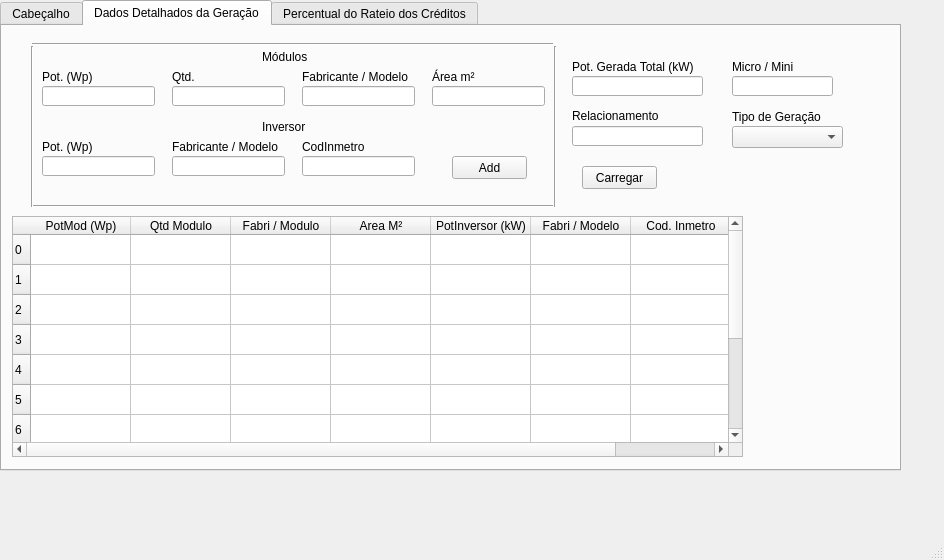
<?xml version="1.0" encoding="UTF-8"?>
<ui version="4.0">
 <class>MainWindow</class>
 <widget class="QMainWindow" name="MainWindow">
  <property name="geometry">
   <rect>
    <x>0</x>
    <y>0</y>
    <width>944</width>
    <height>560</height>
   </rect>
  </property>
  <property name="windowTitle">
   <string>MainWindow</string>
  </property>
  <widget class="QWidget" name="centralwidget">
   <widget class="QTabWidget" name="tabWidget">
    <property name="geometry">
     <rect>
      <x>0</x>
      <y>0</y>
      <width>901</width>
      <height>471</height>
     </rect>
    </property>
    <property name="currentIndex">
     <number>1</number>
    </property>
    <widget class="QWidget" name="tab">
     <attribute name="title">
      <string>Cabeçalho</string>
     </attribute>
     <widget class="QLabel" name="label_21">
      <property name="geometry">
       <rect>
        <x>270</x>
        <y>150</y>
        <width>231</width>
        <height>21</height>
       </rect>
      </property>
      <property name="text">
       <string>IDENTIFICAÇÃO DA UNIDADE CONSUMIDORA</string>
      </property>
     </widget>
     <widget class="QLineEdit" name="txtUc">
      <property name="geometry">
       <rect>
        <x>508</x>
        <y>200</y>
        <width>113</width>
        <height>20</height>
       </rect>
      </property>
     </widget>
     <widget class="QLabel" name="label_8">
      <property name="geometry">
       <rect>
        <x>210</x>
        <y>230</y>
        <width>61</width>
        <height>21</height>
       </rect>
      </property>
      <property name="text">
       <string>Cidade</string>
      </property>
     </widget>
     <widget class="QLineEdit" name="txtEmail">
      <property name="geometry">
       <rect>
        <x>610</x>
        <y>100</y>
        <width>211</width>
        <height>20</height>
       </rect>
      </property>
     </widget>
     <widget class="QLineEdit" name="txtDisjuntor">
      <property name="geometry">
       <rect>
        <x>508</x>
        <y>290</y>
        <width>113</width>
        <height>20</height>
       </rect>
      </property>
     </widget>
     <widget class="QLabel" name="label_19">
      <property name="geometry">
       <rect>
        <x>10</x>
        <y>260</y>
        <width>47</width>
        <height>21</height>
       </rect>
      </property>
      <property name="text">
       <string>Classe</string>
      </property>
     </widget>
     <widget class="QLineEdit" name="txtTitular">
      <property name="geometry">
       <rect>
        <x>90</x>
        <y>200</y>
        <width>301</width>
        <height>20</height>
       </rect>
      </property>
     </widget>
     <widget class="QLineEdit" name="txtGrupo">
      <property name="geometry">
       <rect>
        <x>280</x>
        <y>260</y>
        <width>113</width>
        <height>20</height>
       </rect>
      </property>
     </widget>
     <widget class="QLabel" name="label_3">
      <property name="geometry">
       <rect>
        <x>320</x>
        <y>100</y>
        <width>47</width>
        <height>21</height>
       </rect>
      </property>
      <property name="text">
       <string>Empresa</string>
      </property>
     </widget>
     <widget class="QLabel" name="label_17">
      <property name="geometry">
       <rect>
        <x>210</x>
        <y>290</y>
        <width>71</width>
        <height>21</height>
       </rect>
      </property>
      <property name="text">
       <string>Tensao (V)</string>
      </property>
     </widget>
     <widget class="QLabel" name="label_4">
      <property name="geometry">
       <rect>
        <x>570</x>
        <y>100</y>
        <width>31</width>
        <height>21</height>
       </rect>
      </property>
      <property name="text">
       <string>Email</string>
      </property>
     </widget>
     <widget class="QLabel" name="label_10">
      <property name="geometry">
       <rect>
        <x>638</x>
        <y>200</y>
        <width>61</width>
        <height>21</height>
       </rect>
      </property>
      <property name="text">
       <string>CPF / CNPJ</string>
      </property>
     </widget>
     <widget class="QLineEdit" name="txtTel">
      <property name="geometry">
       <rect>
        <x>708</x>
        <y>230</y>
        <width>113</width>
        <height>20</height>
       </rect>
      </property>
     </widget>
     <widget class="QLabel" name="label_7">
      <property name="geometry">
       <rect>
        <x>10</x>
        <y>230</y>
        <width>61</width>
        <height>21</height>
       </rect>
      </property>
      <property name="text">
       <string>Endereço</string>
      </property>
     </widget>
     <widget class="QLabel" name="label_15">
      <property name="geometry">
       <rect>
        <x>638</x>
        <y>260</y>
        <width>51</width>
        <height>21</height>
       </rect>
      </property>
      <property name="text">
       <string>Longitude</string>
      </property>
     </widget>
     <widget class="QLineEdit" name="txtTipoLigacao">
      <property name="geometry">
       <rect>
        <x>90</x>
        <y>290</y>
        <width>113</width>
        <height>20</height>
       </rect>
      </property>
     </widget>
     <widget class="QLineEdit" name="txtCep">
      <property name="geometry">
       <rect>
        <x>508</x>
        <y>230</y>
        <width>113</width>
        <height>20</height>
       </rect>
      </property>
     </widget>
     <widget class="QLabel" name="label">
      <property name="geometry">
       <rect>
        <x>20</x>
        <y>30</y>
        <width>47</width>
        <height>21</height>
       </rect>
      </property>
      <property name="text">
       <string>Nº Carta</string>
      </property>
     </widget>
     <widget class="QLineEdit" name="txtCPFCNPJ">
      <property name="geometry">
       <rect>
        <x>708</x>
        <y>200</y>
        <width>113</width>
        <height>20</height>
       </rect>
      </property>
     </widget>
     <widget class="QLineEdit" name="txtResponsavelTec">
      <property name="geometry">
       <rect>
        <x>20</x>
        <y>100</y>
        <width>261</width>
        <height>20</height>
       </rect>
      </property>
     </widget>
     <widget class="QLineEdit" name="txtTensao">
      <property name="geometry">
       <rect>
        <x>280</x>
        <y>290</y>
        <width>113</width>
        <height>20</height>
       </rect>
      </property>
     </widget>
     <widget class="QLabel" name="label_5">
      <property name="geometry">
       <rect>
        <x>10</x>
        <y>200</y>
        <width>47</width>
        <height>21</height>
       </rect>
      </property>
      <property name="text">
       <string>Titular</string>
      </property>
     </widget>
     <widget class="QLineEdit" name="txtClasse">
      <property name="geometry">
       <rect>
        <x>90</x>
        <y>260</y>
        <width>113</width>
        <height>20</height>
       </rect>
      </property>
     </widget>
     <widget class="QLineEdit" name="txtCidade">
      <property name="geometry">
       <rect>
        <x>280</x>
        <y>230</y>
        <width>113</width>
        <height>20</height>
       </rect>
      </property>
     </widget>
     <widget class="QLabel" name="label_20">
      <property name="geometry">
       <rect>
        <x>10</x>
        <y>290</y>
        <width>81</width>
        <height>21</height>
       </rect>
      </property>
      <property name="text">
       <string>Tipo da Ligação</string>
      </property>
     </widget>
     <widget class="QLabel" name="label_9">
      <property name="geometry">
       <rect>
        <x>20</x>
        <y>80</y>
        <width>131</width>
        <height>21</height>
       </rect>
      </property>
      <property name="text">
       <string>Responsavel Técnico</string>
      </property>
     </widget>
     <widget class="QLabel" name="label_18">
      <property name="geometry">
       <rect>
        <x>638</x>
        <y>290</y>
        <width>141</width>
        <height>21</height>
       </rect>
      </property>
      <property name="text">
       <string>Potência Disponibilizada(kW)</string>
      </property>
     </widget>
     <widget class="QLabel" name="label_13">
      <property name="geometry">
       <rect>
        <x>438</x>
        <y>260</y>
        <width>47</width>
        <height>21</height>
       </rect>
      </property>
      <property name="text">
       <string>Latitude</string>
      </property>
     </widget>
     <widget class="QLineEdit" name="txtLongitude">
      <property name="geometry">
       <rect>
        <x>708</x>
        <y>260</y>
        <width>113</width>
        <height>20</height>
       </rect>
      </property>
     </widget>
     <widget class="QLabel" name="label_2">
      <property name="geometry">
       <rect>
        <x>200</x>
        <y>30</y>
        <width>47</width>
        <height>21</height>
       </rect>
      </property>
      <property name="text">
       <string>Ordem</string>
      </property>
     </widget>
     <widget class="QLineEdit" name="txtEndereco">
      <property name="geometry">
       <rect>
        <x>90</x>
        <y>230</y>
        <width>113</width>
        <height>20</height>
       </rect>
      </property>
     </widget>
     <widget class="QLabel" name="label_14">
      <property name="geometry">
       <rect>
        <x>210</x>
        <y>260</y>
        <width>47</width>
        <height>21</height>
       </rect>
      </property>
      <property name="text">
       <string>Grupo</string>
      </property>
     </widget>
     <widget class="QLineEdit" name="txtPotDisp">
      <property name="geometry">
       <rect>
        <x>780</x>
        <y>290</y>
        <width>41</width>
        <height>20</height>
       </rect>
      </property>
     </widget>
     <widget class="QLabel" name="label_6">
      <property name="geometry">
       <rect>
        <x>438</x>
        <y>200</y>
        <width>47</width>
        <height>21</height>
       </rect>
      </property>
      <property name="text">
       <string>UC</string>
      </property>
     </widget>
     <widget class="QLineEdit" name="txtLatitude">
      <property name="geometry">
       <rect>
        <x>508</x>
        <y>260</y>
        <width>113</width>
        <height>20</height>
       </rect>
      </property>
     </widget>
     <widget class="QLineEdit" name="txtOrdem">
      <property name="geometry">
       <rect>
        <x>200</x>
        <y>50</y>
        <width>113</width>
        <height>20</height>
       </rect>
      </property>
     </widget>
     <widget class="QLineEdit" name="txtCarta">
      <property name="geometry">
       <rect>
        <x>20</x>
        <y>50</y>
        <width>113</width>
        <height>20</height>
       </rect>
      </property>
     </widget>
     <widget class="QLabel" name="label_11">
      <property name="geometry">
       <rect>
        <x>438</x>
        <y>230</y>
        <width>47</width>
        <height>21</height>
       </rect>
      </property>
      <property name="text">
       <string>CEP</string>
      </property>
     </widget>
     <widget class="QLabel" name="label_16">
      <property name="geometry">
       <rect>
        <x>438</x>
        <y>290</y>
        <width>61</width>
        <height>21</height>
       </rect>
      </property>
      <property name="text">
       <string>Disjuntor (A)</string>
      </property>
     </widget>
     <widget class="QLabel" name="label_12">
      <property name="geometry">
       <rect>
        <x>638</x>
        <y>230</y>
        <width>51</width>
        <height>21</height>
       </rect>
      </property>
      <property name="text">
       <string>Telefone</string>
      </property>
     </widget>
     <widget class="QLineEdit" name="txtEmpresa">
      <property name="geometry">
       <rect>
        <x>370</x>
        <y>100</y>
        <width>171</width>
        <height>20</height>
       </rect>
      </property>
     </widget>
     <widget class="QPushButton" name="btnBuscar">
      <property name="geometry">
       <rect>
        <x>340</x>
        <y>32</y>
        <width>75</width>
        <height>41</height>
       </rect>
      </property>
      <property name="text">
       <string>Buscar</string>
      </property>
     </widget>
     <widget class="QPushButton" name="btnSalvarPg1">
      <property name="geometry">
       <rect>
        <x>710</x>
        <y>380</y>
        <width>75</width>
        <height>23</height>
       </rect>
      </property>
      <property name="text">
       <string>Salvar</string>
      </property>
     </widget>
     <widget class="QPushButton" name="pushButton_7">
      <property name="geometry">
       <rect>
        <x>140</x>
        <y>50</y>
        <width>41</width>
        <height>21</height>
       </rect>
      </property>
      <property name="text">
       <string>Nova</string>
      </property>
     </widget>
     <widget class="QLineEdit" name="txtAlimentador">
      <property name="geometry">
       <rect>
        <x>90</x>
        <y>320</y>
        <width>113</width>
        <height>20</height>
       </rect>
      </property>
     </widget>
     <widget class="QLabel" name="txtTensaoNominal">
      <property name="geometry">
       <rect>
        <x>438</x>
        <y>320</y>
        <width>101</width>
        <height>21</height>
       </rect>
      </property>
      <property name="text">
       <string>Tensão Nominal (kV)</string>
      </property>
     </widget>
     <widget class="QLabel" name="label_39">
      <property name="geometry">
       <rect>
        <x>640</x>
        <y>320</y>
        <width>91</width>
        <height>21</height>
       </rect>
      </property>
      <property name="text">
       <string>Ponto de Conexão</string>
      </property>
     </widget>
     <widget class="QLineEdit" name="txtPontoConexao">
      <property name="geometry">
       <rect>
        <x>740</x>
        <y>320</y>
        <width>81</width>
        <height>20</height>
       </rect>
      </property>
     </widget>
     <widget class="QLineEdit" name="txtDisjuntor_2">
      <property name="geometry">
       <rect>
        <x>550</x>
        <y>320</y>
        <width>71</width>
        <height>20</height>
       </rect>
      </property>
     </widget>
     <widget class="QLineEdit" name="txtTensao_2">
      <property name="geometry">
       <rect>
        <x>280</x>
        <y>320</y>
        <width>113</width>
        <height>20</height>
       </rect>
      </property>
     </widget>
     <widget class="QLabel" name="lblAlimentador">
      <property name="geometry">
       <rect>
        <x>10</x>
        <y>320</y>
        <width>81</width>
        <height>21</height>
       </rect>
      </property>
      <property name="text">
       <string>Alimentador</string>
      </property>
     </widget>
     <widget class="QLabel" name="txtSubestacao">
      <property name="geometry">
       <rect>
        <x>210</x>
        <y>320</y>
        <width>71</width>
        <height>21</height>
       </rect>
      </property>
      <property name="text">
       <string>Subestação</string>
      </property>
     </widget>
    </widget>
    <widget class="QWidget" name="tab_2">
     <attribute name="title">
      <string>Dados Detalhados da Geração</string>
     </attribute>
     <widget class="QLineEdit" name="txtPotModulo">
      <property name="geometry">
       <rect>
        <x>40</x>
        <y>60</y>
        <width>113</width>
        <height>20</height>
       </rect>
      </property>
     </widget>
     <widget class="QLabel" name="label_22">
      <property name="geometry">
       <rect>
        <x>40</x>
        <y>40</y>
        <width>81</width>
        <height>21</height>
       </rect>
      </property>
      <property name="text">
       <string>Pot. (Wp)</string>
      </property>
     </widget>
     <widget class="QLabel" name="label_23">
      <property name="geometry">
       <rect>
        <x>170</x>
        <y>40</y>
        <width>47</width>
        <height>21</height>
       </rect>
      </property>
      <property name="text">
       <string>Qtd.</string>
      </property>
     </widget>
     <widget class="QLineEdit" name="txtQtdModulo">
      <property name="geometry">
       <rect>
        <x>170</x>
        <y>60</y>
        <width>113</width>
        <height>20</height>
       </rect>
      </property>
     </widget>
     <widget class="QLabel" name="label_24">
      <property name="geometry">
       <rect>
        <x>300</x>
        <y>40</y>
        <width>111</width>
        <height>21</height>
       </rect>
      </property>
      <property name="text">
       <string>Fabricante / Modelo</string>
      </property>
     </widget>
     <widget class="QLineEdit" name="txtFabModulo">
      <property name="geometry">
       <rect>
        <x>300</x>
        <y>60</y>
        <width>113</width>
        <height>20</height>
       </rect>
      </property>
     </widget>
     <widget class="QLabel" name="label_25">
      <property name="geometry">
       <rect>
        <x>430</x>
        <y>40</y>
        <width>71</width>
        <height>21</height>
       </rect>
      </property>
      <property name="text">
       <string>Área m²</string>
      </property>
     </widget>
     <widget class="QLineEdit" name="txt_area">
      <property name="geometry">
       <rect>
        <x>430</x>
        <y>60</y>
        <width>113</width>
        <height>20</height>
       </rect>
      </property>
     </widget>
     <widget class="QLabel" name="label_26">
      <property name="geometry">
       <rect>
        <x>40</x>
        <y>110</y>
        <width>81</width>
        <height>21</height>
       </rect>
      </property>
      <property name="text">
       <string>Pot. (Wp)</string>
      </property>
     </widget>
     <widget class="QLabel" name="label_27">
      <property name="geometry">
       <rect>
        <x>170</x>
        <y>110</y>
        <width>111</width>
        <height>21</height>
       </rect>
      </property>
      <property name="text">
       <string>Fabricante / Modelo</string>
      </property>
     </widget>
     <widget class="QLineEdit" name="txtPotInversor">
      <property name="geometry">
       <rect>
        <x>40</x>
        <y>130</y>
        <width>113</width>
        <height>20</height>
       </rect>
      </property>
     </widget>
     <widget class="QLineEdit" name="txt_codInmetro">
      <property name="geometry">
       <rect>
        <x>300</x>
        <y>130</y>
        <width>113</width>
        <height>20</height>
       </rect>
      </property>
     </widget>
     <widget class="QLabel" name="label_29">
      <property name="geometry">
       <rect>
        <x>300</x>
        <y>110</y>
        <width>71</width>
        <height>21</height>
       </rect>
      </property>
      <property name="text">
       <string>CodInmetro</string>
      </property>
     </widget>
     <widget class="QLineEdit" name="txtFab_Inv">
      <property name="geometry">
       <rect>
        <x>170</x>
        <y>130</y>
        <width>113</width>
        <height>20</height>
       </rect>
      </property>
     </widget>
     <widget class="QLabel" name="label_30">
      <property name="geometry">
       <rect>
        <x>260</x>
        <y>20</y>
        <width>61</width>
        <height>21</height>
       </rect>
      </property>
      <property name="text">
       <string>Módulos</string>
      </property>
     </widget>
     <widget class="QLabel" name="label_31">
      <property name="geometry">
       <rect>
        <x>260</x>
        <y>90</y>
        <width>61</width>
        <height>21</height>
       </rect>
      </property>
      <property name="text">
       <string>Inversor</string>
      </property>
     </widget>
     <widget class="Line" name="line">
      <property name="geometry">
       <rect>
        <x>30</x>
        <y>170</y>
        <width>521</width>
        <height>20</height>
       </rect>
      </property>
      <property name="orientation">
       <enum>Qt::Horizontal</enum>
      </property>
     </widget>
     <widget class="Line" name="line_2">
      <property name="geometry">
       <rect>
        <x>30</x>
        <y>10</y>
        <width>521</width>
        <height>16</height>
       </rect>
      </property>
      <property name="orientation">
       <enum>Qt::Horizontal</enum>
      </property>
     </widget>
     <widget class="Line" name="line_3">
      <property name="geometry">
       <rect>
        <x>543</x>
        <y>20</y>
        <width>20</width>
        <height>161</height>
       </rect>
      </property>
      <property name="orientation">
       <enum>Qt::Vertical</enum>
      </property>
     </widget>
     <widget class="Line" name="line_4">
      <property name="geometry">
       <rect>
        <x>20</x>
        <y>20</y>
        <width>20</width>
        <height>161</height>
       </rect>
      </property>
      <property name="orientation">
       <enum>Qt::Vertical</enum>
      </property>
     </widget>
     <widget class="QTableWidget" name="tbl_tabela">
      <property name="geometry">
       <rect>
        <x>10</x>
        <y>190</y>
        <width>731</width>
        <height>241</height>
       </rect>
      </property>
      <row>
       <property name="text">
        <string>0</string>
       </property>
      </row>
      <row>
       <property name="text">
        <string>1</string>
       </property>
      </row>
      <row>
       <property name="text">
        <string>2</string>
       </property>
      </row>
      <row>
       <property name="text">
        <string>3</string>
       </property>
      </row>
      <row>
       <property name="text">
        <string>4</string>
       </property>
      </row>
      <row>
       <property name="text">
        <string>5</string>
       </property>
      </row>
      <row>
       <property name="text">
        <string>6</string>
       </property>
      </row>
      <row>
       <property name="text">
        <string>7</string>
       </property>
      </row>
      <row>
       <property name="text">
        <string>8</string>
       </property>
      </row>
      <row>
       <property name="text">
        <string>9</string>
       </property>
      </row>
      <row>
       <property name="text">
        <string>10</string>
       </property>
      </row>
      <column>
       <property name="text">
        <string>PotMod (Wp)</string>
       </property>
      </column>
      <column>
       <property name="text">
        <string>Qtd Modulo</string>
       </property>
      </column>
      <column>
       <property name="text">
        <string>Fabri / Modulo</string>
       </property>
      </column>
      <column>
       <property name="text">
        <string>Area M²</string>
       </property>
      </column>
      <column>
       <property name="text">
        <string>PotInversor (kW)</string>
       </property>
      </column>
      <column>
       <property name="text">
        <string>Fabri / Modelo</string>
       </property>
      </column>
      <column>
       <property name="text">
        <string>Cod. Inmetro</string>
       </property>
      </column>
      <item row="0" column="0">
       <property name="text">
        <string/>
       </property>
      </item>
      <item row="0" column="1">
       <property name="text">
        <string/>
       </property>
      </item>
      <item row="0" column="2">
       <property name="text">
        <string/>
       </property>
      </item>
      <item row="0" column="3">
       <property name="text">
        <string/>
       </property>
      </item>
      <item row="0" column="4">
       <property name="text">
        <string/>
       </property>
      </item>
      <item row="0" column="5">
       <property name="text">
        <string/>
       </property>
      </item>
      <item row="0" column="6">
       <property name="text">
        <string/>
       </property>
      </item>
     </widget>
     <widget class="QPushButton" name="btn_add">
      <property name="geometry">
       <rect>
        <x>450</x>
        <y>130</y>
        <width>75</width>
        <height>23</height>
       </rect>
      </property>
      <property name="text">
       <string>Add</string>
      </property>
     </widget>
     <widget class="QLineEdit" name="lineEdit_25">
      <property name="geometry">
       <rect>
        <x>570</x>
        <y>50</y>
        <width>131</width>
        <height>20</height>
       </rect>
      </property>
     </widget>
     <widget class="QLabel" name="label_28">
      <property name="geometry">
       <rect>
        <x>570</x>
        <y>30</y>
        <width>151</width>
        <height>21</height>
       </rect>
      </property>
      <property name="text">
       <string>Pot. Gerada Total (kW)</string>
      </property>
     </widget>
     <widget class="QLabel" name="label_32">
      <property name="geometry">
       <rect>
        <x>730</x>
        <y>30</y>
        <width>71</width>
        <height>21</height>
       </rect>
      </property>
      <property name="text">
       <string>Micro / Mini</string>
      </property>
     </widget>
     <widget class="QLineEdit" name="lineEdit_29">
      <property name="geometry">
       <rect>
        <x>730</x>
        <y>50</y>
        <width>101</width>
        <height>20</height>
       </rect>
      </property>
     </widget>
     <widget class="QLabel" name="label_33">
      <property name="geometry">
       <rect>
        <x>570</x>
        <y>80</y>
        <width>91</width>
        <height>20</height>
       </rect>
      </property>
      <property name="text">
       <string>Relacionamento</string>
      </property>
     </widget>
     <widget class="QLineEdit" name="lineEdit_30">
      <property name="geometry">
       <rect>
        <x>570</x>
        <y>100</y>
        <width>131</width>
        <height>20</height>
       </rect>
      </property>
     </widget>
     <widget class="QLabel" name="label_34">
      <property name="geometry">
       <rect>
        <x>730</x>
        <y>80</y>
        <width>91</width>
        <height>21</height>
       </rect>
      </property>
      <property name="text">
       <string>Tipo de Geração</string>
      </property>
     </widget>
     <widget class="QComboBox" name="comboBox">
      <property name="geometry">
       <rect>
        <x>730</x>
        <y>100</y>
        <width>111</width>
        <height>22</height>
       </rect>
      </property>
     </widget>
     <widget class="QPushButton" name="btnTabela">
      <property name="geometry">
       <rect>
        <x>580</x>
        <y>140</y>
        <width>75</width>
        <height>23</height>
       </rect>
      </property>
      <property name="text">
       <string>Carregar</string>
      </property>
     </widget>
    </widget>
    <widget class="QWidget" name="tab_3">
     <attribute name="title">
      <string>Percentual do Rateio dos Créditos</string>
     </attribute>
     <widget class="QComboBox" name="comboBox_2">
      <property name="geometry">
       <rect>
        <x>30</x>
        <y>50</y>
        <width>101</width>
        <height>22</height>
       </rect>
      </property>
      <item>
       <property name="text">
        <string>Auto</string>
       </property>
      </item>
      <item>
       <property name="text">
        <string>AutoRem</string>
       </property>
      </item>
      <item>
       <property name="text">
        <string>GC</string>
       </property>
      </item>
      <item>
       <property name="text">
        <string>Emuc</string>
       </property>
      </item>
     </widget>
     <widget class="QLineEdit" name="lineEdit_31">
      <property name="geometry">
       <rect>
        <x>30</x>
        <y>110</y>
        <width>113</width>
        <height>20</height>
       </rect>
      </property>
     </widget>
     <widget class="QLabel" name="label_35">
      <property name="geometry">
       <rect>
        <x>30</x>
        <y>80</y>
        <width>111</width>
        <height>31</height>
       </rect>
      </property>
      <property name="text">
       <string>Unidade Consumidora</string>
      </property>
     </widget>
     <widget class="QLineEdit" name="lineEdit_32">
      <property name="geometry">
       <rect>
        <x>160</x>
        <y>110</y>
        <width>113</width>
        <height>20</height>
       </rect>
      </property>
     </widget>
     <widget class="QLabel" name="label_36">
      <property name="geometry">
       <rect>
        <x>160</x>
        <y>80</y>
        <width>111</width>
        <height>31</height>
       </rect>
      </property>
      <property name="text">
       <string>Percentual (%)</string>
      </property>
     </widget>
     <widget class="QPushButton" name="pushButton_3">
      <property name="geometry">
       <rect>
        <x>290</x>
        <y>110</y>
        <width>51</width>
        <height>21</height>
       </rect>
      </property>
      <property name="text">
       <string>Add UC</string>
      </property>
     </widget>
     <widget class="QTableWidget" name="tableWidget_2">
      <property name="geometry">
       <rect>
        <x>20</x>
        <y>150</y>
        <width>321</width>
        <height>161</height>
       </rect>
      </property>
      <row>
       <property name="text">
        <string>0</string>
       </property>
      </row>
      <column>
       <property name="text">
        <string>Edição</string>
       </property>
      </column>
      <column>
       <property name="text">
        <string>UC</string>
       </property>
      </column>
      <column>
       <property name="text">
        <string>Percentual (%)</string>
       </property>
      </column>
      <item row="0" column="0">
       <property name="text">
        <string>0</string>
       </property>
      </item>
      <item row="0" column="1">
       <property name="text">
        <string>0</string>
       </property>
      </item>
      <item row="0" column="2">
       <property name="text">
        <string>0</string>
       </property>
      </item>
     </widget>
     <widget class="Line" name="line_5">
      <property name="geometry">
       <rect>
        <x>433</x>
        <y>20</y>
        <width>20</width>
        <height>381</height>
       </rect>
      </property>
      <property name="orientation">
       <enum>Qt::Vertical</enum>
      </property>
     </widget>
     <widget class="QTextEdit" name="textEdit">
      <property name="geometry">
       <rect>
        <x>450</x>
        <y>100</y>
        <width>431</width>
        <height>121</height>
       </rect>
      </property>
     </widget>
     <widget class="QPushButton" name="pushButton_2">
      <property name="geometry">
       <rect>
        <x>530</x>
        <y>250</y>
        <width>75</width>
        <height>23</height>
       </rect>
      </property>
      <property name="text">
       <string>Salvar</string>
      </property>
     </widget>
     <widget class="QPushButton" name="pushButton_4">
      <property name="geometry">
       <rect>
        <x>630</x>
        <y>250</y>
        <width>75</width>
        <height>23</height>
       </rect>
      </property>
      <property name="text">
       <string>Aprovar</string>
      </property>
     </widget>
     <widget class="QLabel" name="label_37">
      <property name="geometry">
       <rect>
        <x>450</x>
        <y>80</y>
        <width>251</width>
        <height>21</height>
       </rect>
      </property>
      <property name="text">
       <string>Motivo da Reprovação (caso seja uma reprovação)</string>
      </property>
     </widget>
     <widget class="QPushButton" name="pushButton_5">
      <property name="geometry">
       <rect>
        <x>730</x>
        <y>250</y>
        <width>75</width>
        <height>23</height>
       </rect>
      </property>
      <property name="text">
       <string>Reprovar</string>
      </property>
     </widget>
    </widget>
   </widget>
  </widget>
  <widget class="QMenuBar" name="menubar">
   <property name="geometry">
    <rect>
     <x>0</x>
     <y>0</y>
     <width>944</width>
     <height>25</height>
    </rect>
   </property>
  </widget>
  <widget class="QStatusBar" name="statusbar"/>
 </widget>
 <resources/>
 <connections/>
</ui>
